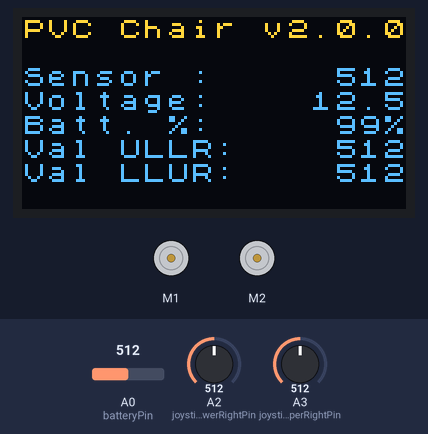
Simulated run of this sketch. Board: Arduino Uno, built for the host (arithmetic inside an expression is 32-bit, double 64-bit). Shown: 2 × DC motor (green arrow = forward, orange = backward, longer = faster), 128×64 one-colour display. The inputs (shaded band) are chosen by the test bench; at power-on: A2 (joystickUpperLeftToLowerRightPin) = 512, A3 (joystickLowerLeftToUpperRightPin) = 512, A0 (batteryPin) = 512. The OLED is the two-colour kind (top 16 rows yellow).

Above: at 1.2 s.
1.3 s: A2 (joystickUpperLeftToLowerRightPin) set to 716
At 2.4 s:
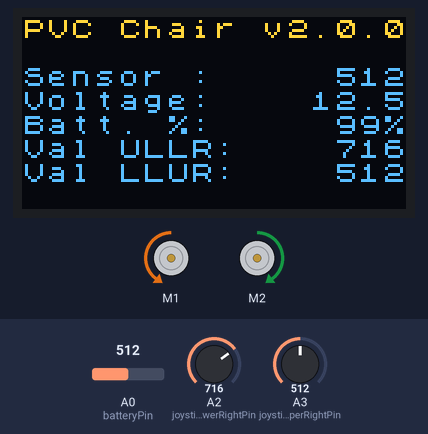
2.9 s: A3 (joystickLowerLeftToUpperRightPin) set to 716
At 3.9 s:
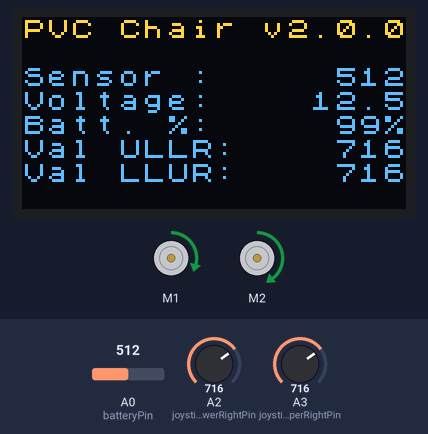
4.4 s: A2 (joystickUpperLeftToLowerRightPin) set to 900
At 5.2 s:
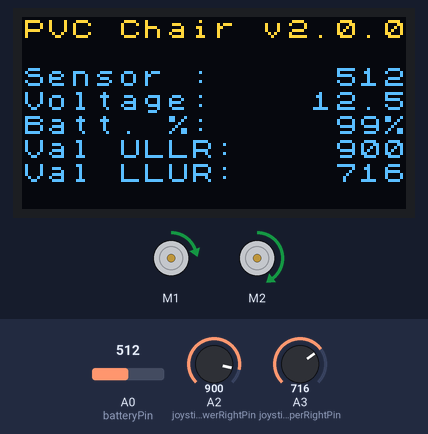
5.9 s: A3 (joystickLowerLeftToUpperRightPin) set to 900
At 6.9 s:
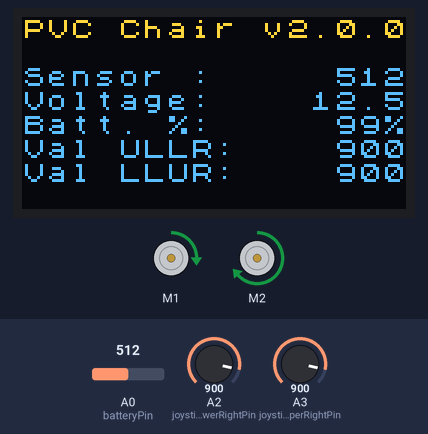
7.4 s: A2 (joystickUpperLeftToLowerRightPin) set to 1023
At 8.3 s:
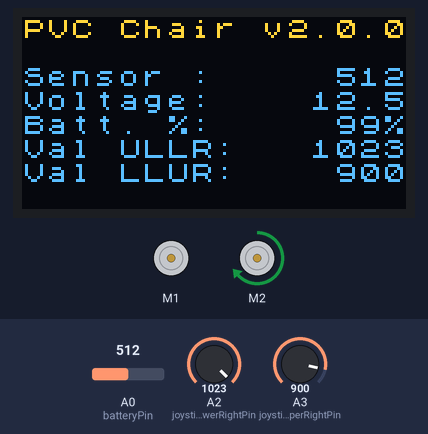
8.9 s: A3 (joystickLowerLeftToUpperRightPin) set to 1023
At 9.9 s:
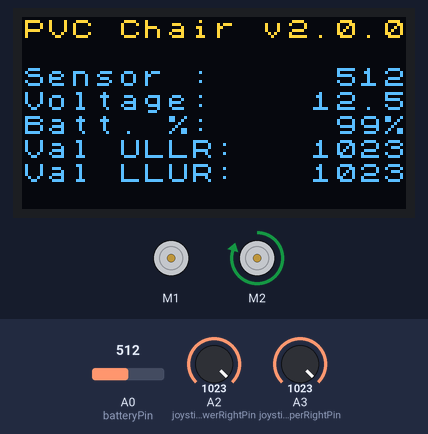
Timing chart, 0 to 11.5 s (numbered marks = the images above; inputs shaded):
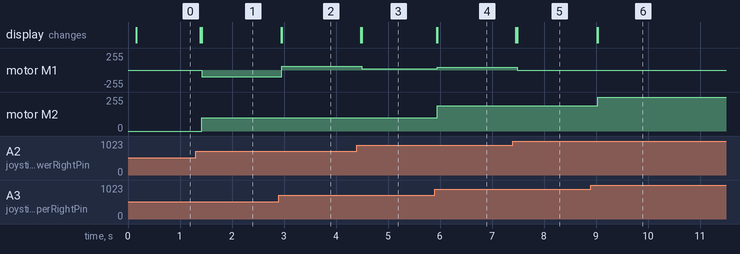

The sketch:

PvcChair.ino
```cpp
// PVC Chair

#include <Arduino.h>
// https://github.com/olikraus/u8g2/wiki/u8x8reference
#include <U8g2lib.h>
#include <Wire.h>
// https://www.dimensionengineering.com/info/arduino
#include <SabertoothSimplified.h>
#include "MotorControl.h"

// Connections to make:
//   Arduino TX->1  ->  Sabertooth S1
//   Arduino GND    ->  Sabertooth 0V
//   Arduino VIN    ->  Sabertooth 5V (OPTIONAL, if you want the Sabertooth to power the Arduino)
SabertoothSimplified ST;

// https://www.amazon.com/gp/customer-reviews/RE5PIJFQ7K685/ref=cm_cr_getr_d_rvw_ttl?ie=UTF8&ASIN=B01HEBIJKK
U8X8_SSD1306_128X64_NONAME_SW_I2C u8x8(/* clock=*/ SCL, /* data=*/ SDA, /* reset=*/ U8X8_PIN_NONE); // OLEDs without Reset of the Display

const int batteryPin = A0;

const int joystickUpperLeftToLowerRightPin = A2;
const int joystickLowerLeftToUpperRightPin = A3;

int joystickUpperLeftToLowerRightValue;
int joystickLowerLeftToUpperRightValue;
int threshold = 10;

MotorControl controller;

void setup()
{
  SabertoothTXPinSerial.begin(9600);
  ST.motor(1, 0); // Stop.
  ST.motor(2, 0); // Stop.

  u8x8.begin();
  u8x8.setFont(u8x8_font_chroma48medium8_r);
  u8x8.clearDisplay();
  u8x8.drawString(0,0,"PVC Chair v2.0.0");

  // get initial settings for calibration
  joystickUpperLeftToLowerRightValue = analogRead(joystickUpperLeftToLowerRightPin);
  joystickLowerLeftToUpperRightValue = analogRead(joystickLowerLeftToUpperRightPin);

  // use initial values as zeros in MotorControl object
  controller.initialize(joystickUpperLeftToLowerRightValue, joystickLowerLeftToUpperRightValue, threshold);
}

void loop()
{
  char buff[16];

  // Battery Voltage
  // http://www.skillbank.co.uk/arduino/measure.htm
  // batteryPin is between 0-1023 that scales to 0-5V from voltage divider
  // voltage divider divides source voltage by 5
  int batterySensorValue = analogRead(batteryPin);
  float voltage = (batterySensorValue * 5.0 * 5.0) / 1023.0;

  sprintf(buff, "Sensor : %7d", batterySensorValue);
  u8x8.setCursor(0,2);
  u8x8.print(buff);

  char voltage_buff[7];
  dtostrf(voltage, 4, 1, voltage_buff);
  sprintf(buff, "Voltage: %7s", voltage_buff);
  u8x8.setCursor(0,3);
  u8x8.print(buff);

  // https://sciencing.com/determine-ah-12volt-battery-7733095.html
  int batteryPercentage = (int) ((voltage / 12.6) * 100);
  sprintf(buff, "Batt. %%: %6d%%", batteryPercentage);
  u8x8.setCursor(0,4);
  u8x8.print(buff);

  // Collect raw analog data (range: 0-1023)
  joystickUpperLeftToLowerRightValue = analogRead(joystickUpperLeftToLowerRightPin);
  joystickLowerLeftToUpperRightValue = analogRead(joystickLowerLeftToUpperRightPin);

  sprintf(buff, "Val ULLR: %6d", joystickUpperLeftToLowerRightValue);
  u8x8.setCursor(0,5);
  u8x8.print(buff);

  sprintf(buff, "Val LLUR: %6d", joystickLowerLeftToUpperRightValue);
  u8x8.setCursor(0,6);
  u8x8.print(buff);

  int motor1Command;
  int motor2Command;
  controller.translateJoystickToMotorCommands(joystickUpperLeftToLowerRightValue, joystickLowerLeftToUpperRightValue, motor1Command, motor2Command);

  ST.motor(1, motor1Command);
  ST.motor(2, motor2Command);

  /*
  ST.motor(1, 0);    // Stop.
  ST.motor(2, 0);    // Stop.

  ST.motor(1, 127);  // Go forward at full power.
  delay(2000);       // Wait 2 seconds.
  ST.motor(1, 0);    // Stop.
  delay(2000);       // Wait 2 seconds.
  ST.motor(1, -127); // Reverse at full power.
  delay(2000);       // Wait 2 seconds.
  ST.motor(1, 0);    // Stop.
  delay(2000);

  ST.motor(2, 127);  // Go forward at full power.
  delay(2000);       // Wait 2 seconds.
  ST.motor(2, 0);    // Stop.
  delay(2000);       // Wait 2 seconds.
  ST.motor(2, -127); // Reverse at full power.
  delay(2000);       // Wait 2 seconds.
  ST.motor(2, 0);    // Stop.
  delay(2000);
  */
}
```

MotorControl.cpp
```cpp
#include "MotorControl.h"
#include <stdlib.h>

MotorControl::MotorControl()
{
}

void MotorControl::initialize(int initialX, int initialY, int threshold)
{
  centerX = initialX;
  centerY = initialY;
  t = threshold;
}

void MotorControl::translateJoystickToMotorCommands(int x, int y, int &motor1Command, int &motor2Command)
{
  if ((abs(x - centerX) < t) && (abs(y - centerY) < t)) {
    // neutral
    motor1Command = 0;
    motor2Command = 0;
  } else {
    // Differential Steering Joystick Algorithm
    // ========================================
    //   by Calvin Hass
    //   http://www.impulseadventure.com/elec/
    //
    // Converts a single dual-axis joystick into a differential
    // drive motor control, with support for both drive, turn
    // and pivot operations.
    //

    // INPUTS
    int nJoyX = mymap(x, 1023, 0, -128, 127); // Joystick X input                     (-128..+127)
    int nJoyY = mymap(y, 0, 1023, -128, 127); // Joystick Y input                     (-128..+127)

    // OUTPUTS
    int     nMotMixL;           // Motor (left)  mixed output           (-128..+127)
    int     nMotMixR;           // Motor (right) mixed output           (-128..+127)

    // CONFIG
    // - fPivYLimt  : The threshold at which the pivot action starts
    //                This threshold is measured in units on the Y-axis
    //                away from the X-axis (Y=0). A greater value will assign
    //                more of the joystick's range to pivot actions.
    //                Allowable range: (0..+127)
    float fPivYLimit = 32.0;

    // TEMP VARIABLES
    float   nMotPremixL;    // Motor (left)  premixed output        (-128..+127)
    float   nMotPremixR;    // Motor (right) premixed output        (-128..+127)
    int     nPivSpeed;      // Pivot Speed                          (-128..+127)
    float   fPivScale;      // Balance scale b/w drive and pivot    (   0..1   )


    // Calculate Drive Turn output due to Joystick X input
    if (nJoyY >= 0) {
      // Forward
      nMotPremixL = (nJoyX>=0)? 127.0 : (127.0 + nJoyX);
      nMotPremixR = (nJoyX>=0)? (127.0 - nJoyX) : 127.0;
    } else {
      // Reverse
      nMotPremixL = (nJoyX>=0)? (127.0 - nJoyX) : 127.0;
      nMotPremixR = (nJoyX>=0)? 127.0 : (127.0 + nJoyX);
    }

    // Scale Drive output due to Joystick Y input (throttle)
    nMotPremixL = nMotPremixL * nJoyY/128.0;
    nMotPremixR = nMotPremixR * nJoyY/128.0;

    // Now calculate pivot amount
    // - Strength of pivot (nPivSpeed) based on Joystick X input
    // - Blending of pivot vs drive (fPivScale) based on Joystick Y input
    nPivSpeed = nJoyX;
    fPivScale = (abs(nJoyY)>fPivYLimit)? 0.0 : (1.0 - abs(nJoyY)/fPivYLimit);

    // Calculate final mix of Drive and Pivot
    nMotMixL = (1.0-fPivScale)*nMotPremixL + fPivScale*( nPivSpeed);
    nMotMixR = (1.0-fPivScale)*nMotPremixR + fPivScale*(-nPivSpeed);

    motor1Command = mymap(nMotMixL, -128, 127, -127, 127);
    motor2Command = mymap(nMotMixR, -128, 127, -127, 127);
  }
}

/* copying this from WMath.cpp b/c including Arduino.h in this file causes issues with Catch */
long MotorControl::mymap(long x, long in_min, long in_max, long out_min, long out_max)
{
  return (x - in_min) * (out_max - out_min) / (in_max - in_min) + out_min;
}
```

MotorControl.h
```cpp
#ifndef H_MOTOR_CONTROL
#define H_MOTOR_CONTROL

class MotorControl
{
  int centerX;
  int centerY;
  int t;

public:
  MotorControl();
  void initialize(int initialX, int initialY, int threshold);
  void translateJoystickToMotorCommands(int x, int y, int &motor1Command, int &motor2Command);

private:
  long mymap(long, long, long, long, long);

};

#endif // H_MOTOR_CONTROL
```

Measured:
- after the input at 1.3 s, motor M1: stopped → backward 100/255 after 0.12 s; motor M2: stopped → forward 100/255 after 0.12 s; the display: first changes after 0.09 s (image 1 shows a later state)
- after the input at 2.9 s, motor M1: backward 100/255 → forward 58/255 after 0.06 s; motor M2: forward 100/255 → forward 98/255 after 0.06 s; the display: first changes after 0.05 s (image 2 shows a later state)
- after the input at 4.4 s, motor M1: forward 58/255 → forward 22/255 after 0.10 s; the display: first changes after 0.07 s (image 3 shows a later state)
- after the input at 5.9 s, motor M1: forward 22/255 → forward 42/255 after 0.05 s; motor M2: forward 98/255 → forward 190/255 after 0.05 s; the display: first changes at once (image 4 shows a later state)
- after the input at 7.4 s, motor M1: forward 42/255 → stopped after 0.09 s; the display: first changes after 0.06 s (image 5 shows a later state)
- after the input at 8.9 s, motor M2: forward 190/255 → forward 252/255 after 0.13 s; the display: first changes after 0.12 s (image 6 shows a later state)
